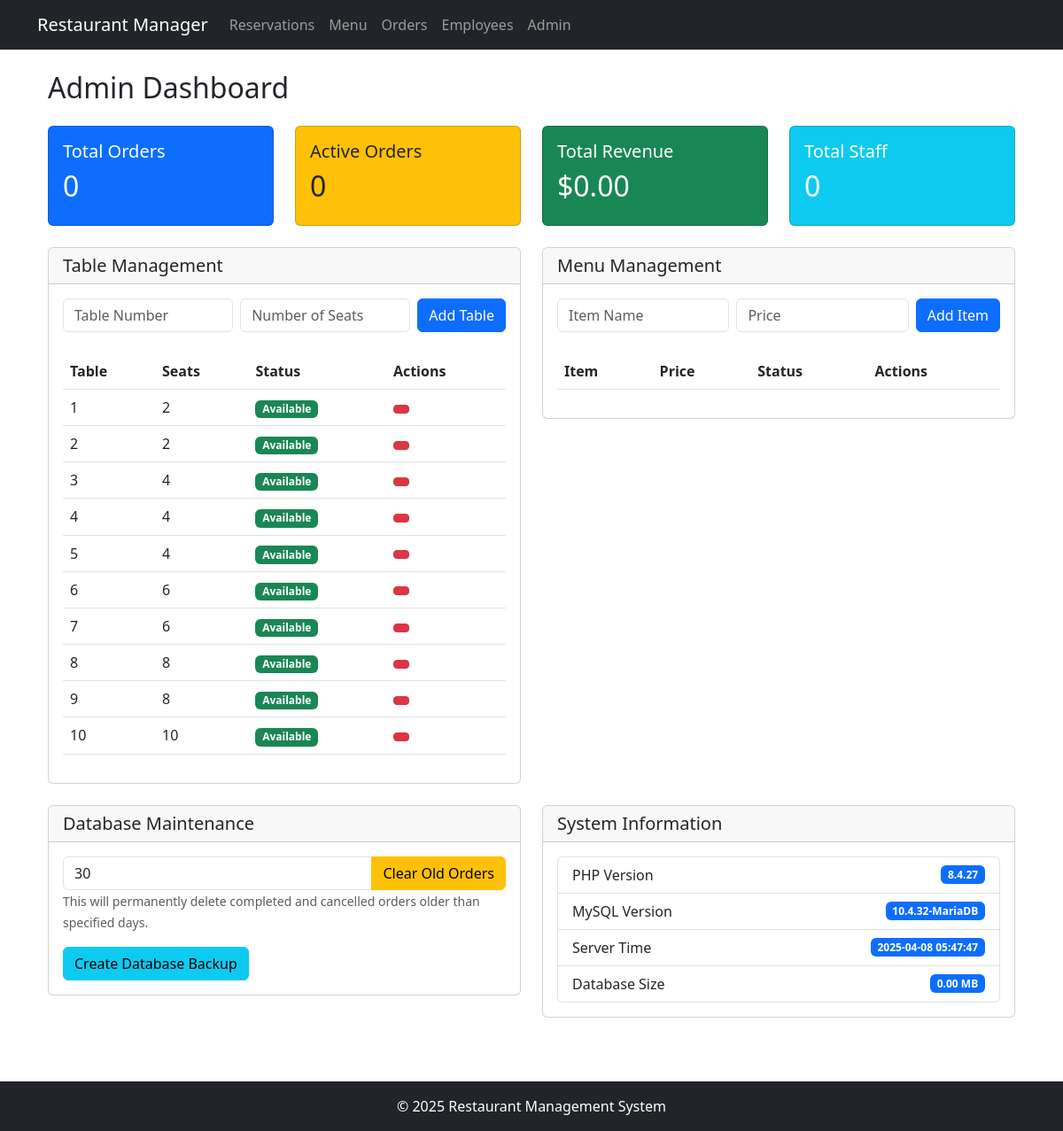
Screenshot of /pages/admin.php with the database file from the repository.
### tables this page shows
CREATE TABLE IF NOT EXISTS TABLES (
    id INT PRIMARY KEY AUTO_INCREMENT,
    table_number INT NOT NULL UNIQUE,
    num_seats INT NOT NULL,
    seat_is_occupied BOOLEAN DEFAULT FALSE
);

### pages/admin.php (the view, shortened to what this page needs)
<?php
$conn = getDBConnection();
$tables = $conn->query("
    SELECT T.*,
           (SELECT COUNT(*) FROM FOOD_ORDER FO WHERE FO.table_id = T.id AND
            FO.order_status_id IN (SELECT id FROM ORDER_STATUS WHERE status_value NOT IN ('Delivered', 'Cancelled'))) as active_orders
    FROM TABLES T
    ORDER BY table_number
")->fetchAll();
$stats = [
    'total_orders' => $conn->query("SELECT COUNT(*) FROM FOOD_ORDER")->fetchColumn(),
    'active_orders' => $conn->query("
        SELECT COUNT(*) FROM FOOD_ORDER
        WHERE order_status_id IN (SELECT id FROM ORDER_STATUS WHERE status_value NOT IN ('Delivered', 'Cancelled'))
    ")->fetchColumn(),
    'total_revenue' => $conn->query("
        SELECT COALESCE(SUM(amount_paid), 0) FROM PAYMENT
        WHERE payment_status = 'Completed'
    ")->fetchColumn(),
    'total_employees' => $conn->query("SELECT COUNT(*) FROM EMPLOYEES")->fetchColumn()
];
require_once '../includes/header.php';
?>
<div class="container">
    <h2 class="mb-4">Admin Dashboard</h2>
    <div class="row mb-4">
        <div class="col-md-3">
            <div class="card bg-primary text-white">
                <div class="card-body">
                    <h5 class="card-title">Total Orders</h5>
                    <h2><?php echo $stats['total_orders']; ?></h2>
                </div>
            </div>
        </div>
        <div class="col-md-3">
            <div class="card bg-warning">
                <div class="card-body">
                    <h5 class="card-title">Active Orders</h5>
                    <h2><?php echo $stats['active_orders']; ?></h2>
                </div>
            </div>
        </div>
        <div class="col-md-3">
            <div class="card bg-success text-white">
                <div class="card-body">
                    <h5 class="card-title">Total Revenue</h5>
                    <h2>$<?php echo number_format($stats['total_revenue'], 2); ?></h2>
                </div>
            </div>
        </div>
        <div class="col-md-3">
            <div class="card bg-info text-white">
                <div class="card-body">
                    <h5 class="card-title">Total Staff</h5>
                    <h2><?php echo $stats['total_employees']; ?></h2>
                </div>
            </div>
        </div>
    </div>
    <div class="row">
        <div class="col-md-6 mb-4">
            <div class="card">
                <div class="card-header">
                    <h3 class="card-title h5 mb-0">Table Management</h3>
                </div>
                <div class="card-body">
                    <form method="POST" class="mb-4" onsubmit="return validateForm('addTableForm')" id="addTableForm">
                        <div class="row g-2">
                            <div class="col">
                                <input type="number" name="table_number" class="form-control" placeholder="Table Number" required min="1">
                            </div>
                            <div class="col">
                                <input type="number" name="num_seats" class="form-control" placeholder="Number of Seats" required min="1">
                            </div>
                            <div class="col-auto">
                                <button type="submit" class="btn btn-primary">Add Table</button>
                            </div>
                        </div>
                    </form>
                    <div class="table-responsive">
                        <table class="table">
                            <thead>
                                <tr>
                                    <th>Table</th>
                                    <th>Seats</th>
                                    <th>Status</th>
                                    <th>Actions</th>
                                </tr>
                            </thead>
                            <tbody>
                                <?php foreach ($tables as $table): ?>
                                    <tr>
                                        <td><?php echo $table['table_number']; ?></td>
                                        <td><?php echo $table['num_seats']; ?></td>
                                        <td>
                                            <?php if ($table['seat_is_occupied']): ?>
                                                <span class="badge bg-danger">Occupied</span>
                                            <?php else: ?>
                                                <span class="badge bg-success">Available</span>
                                            <?php endif; ?>
                                        </td>
                                        <td>
                                            <form method="POST" class="d-inline" onsubmit="return confirm('Are you sure you want to delete this table?');">
                                                <button type="submit" class="btn btn-sm btn-danger" <?php echo $table['active_orders'] > 0 ? 'disabled' : ''; ?>>
                                                </button>
                                            </form>
                                        </td>
                                    </tr>
                                <?php endforeach; ?>
                            </tbody>
                        </table>
                    </div>
                </div>
            </div>
        </div>
        <div class="col-md-6 mb-4">
            <div class="card">
                <div class="card-header">
                    <h3 class="card-title h5 mb-0">Menu Management</h3>
                </div>
                <div class="card-body">
                    <form method="POST" class="mb-4" onsubmit="return validateForm('addMenuItemForm')" id="addMenuItemForm">
                        <div class="row g-2">
                            <div class="col">
                                <input type="text" name="item_name" class="form-control" placeholder="Item Name" required>
                            </div>
                            <div class="col">
                                <input type="number" name="price" class="form-control" placeholder="Price" required min="0" step="0.01">
                            </div>
                            <div class="col-auto">
                                <button type="submit" class="btn btn-primary">Add Item</button>
                            </div>
                        </div>
                    </form>
                    <div class="table-responsive">
                        <table class="table">
                            <thead>
                                <tr>
                                    <th>Item</th>
                                    <th>Price</th>
                                    <th>Status</th>
                                    <th>Actions</th>
                                </tr>
                            </thead>
                        </table>
                    </div>
                </div>
            </div>
        </div>
    </div>
    <div class="row">
        <div class="col-md-6 mb-4">
            <div class="card">
                <div class="card-header">
                    <h3 class="card-title h5 mb-0">Database Maintenance</h3>
                </div>
                <div class="card-body">
                    <form method="POST" class="mb-3" onsubmit="return confirm('Are you sure you want to clear old orders?');">
                        <div class="input-group">
                            <input type="number" name="days" class="form-control" placeholder="Days to keep" required min="1" value="30">
                            <button type="submit" class="btn btn-warning">Clear Old Orders</button>
                        </div>
                        <small class="text-muted">This will permanently delete completed and cancelled orders older than specified days.</small>
                    </form>
                    <form method="POST">
                        <button type="submit" class="btn btn-info">Create Database Backup</button>
                    </form>
                </div>
            </div>
        </div>
        <div class="col-md-6 mb-4">
            <div class="card">
                <div class="card-header">
                    <h3 class="card-title h5 mb-0">System Information</h3>
                </div>
                <div class="card-body">
                    <ul class="list-group">
                        <li class="list-group-item d-flex justify-content-between align-items-center">
                            PHP Version
                            <span class="badge bg-primary"><?php echo phpversion(); ?></span>
                        </li>
                        <li class="list-group-item d-flex justify-content-between align-items-center">
                            MySQL Version
                            <span class="badge bg-primary"><?php echo $conn->getAttribute(PDO::ATTR_SERVER_VERSION); ?></span>
                        </li>
                        <li class="list-group-item d-flex justify-content-between align-items-center">
                            Server Time
                            <span class="badge bg-primary"><?php echo date('Y-m-d H:i:s'); ?></span>
                        </li>
                        <li class="list-group-item d-flex justify-content-between align-items-center">
                            Database Size
                            <span class="badge bg-primary">
                                <?php
                                    $size = $conn->query("
                                        SELECT SUM(data_length + index_length) as size
                                        FROM information_schema.TABLES
                                        WHERE table_schema = 'restaurant_db'
                                    ")->fetchColumn();
                                    echo number_format($size / 1024 / 1024, 2) . ' MB';
                                ?>
                            </span>
                        </li>
                    </ul>
                </div>
            </div>
        </div>
    </div>
</div>
<?php require_once '../includes/footer.php'; ?>

### css/style.css (style rules this page uses)
body { min-height: 100vh; display: flex; flex-direction: column; }
.container { flex: 1; }
.table-responsive { margin-top: 20px; }

### rows the page displays
tables: table_number "1", num_seats "2", seat_is_occupied "Available"
tables: table_number "2", num_seats "2", seat_is_occupied "Available"
tables: table_number "3", num_seats "4", seat_is_occupied "Available"
tables: table_number "4", num_seats "4", seat_is_occupied "Available"
tables: table_number "5", num_seats "4", seat_is_occupied "Available"
tables: table_number "6", num_seats "6", seat_is_occupied "Available"
tables: table_number "7", num_seats "6", seat_is_occupied "Available"
tables: table_number "8", num_seats "8", seat_is_occupied "Available"
tables: table_number "9", num_seats "8", seat_is_occupied "Available"
tables: table_number "10", num_seats "10", seat_is_occupied "Available"

### other values shown
$stats['total_orders'] "0"
$stats['active_orders'] "0"
$stats['total_revenue'] "0.00"
$stats['total_employees'] "0"
phpversion() "8.4.27"
$conn->getAttribute(PDO::ATTR_SERVER_VERSION) "10.4.32-MariaDB"
$size / 1024 / 1024 "0.00"
